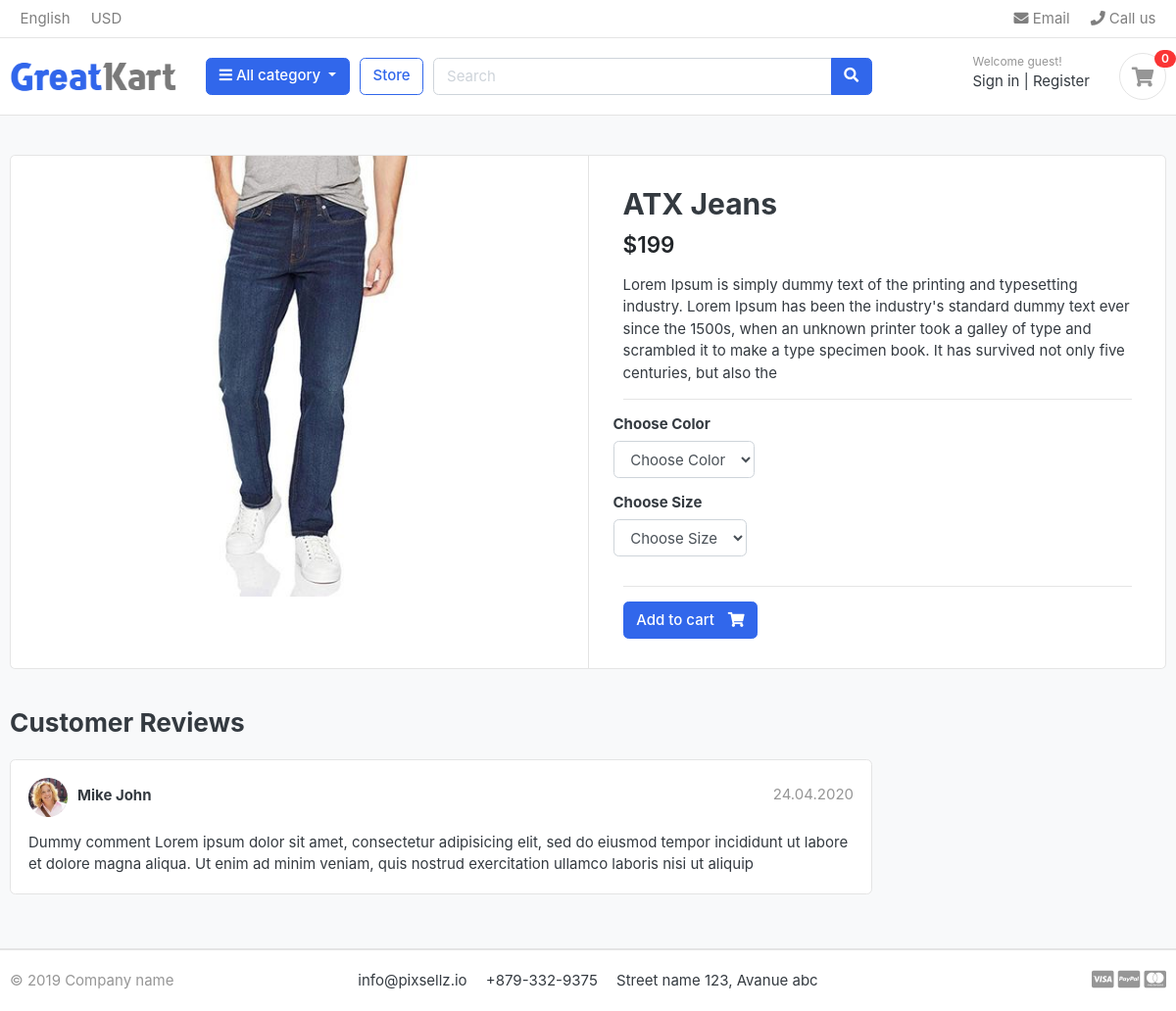
The app's page /store/category/jeans/atx-jeans with its own data.
### store/models.py (models this page shows, shortened)
class Product(models.Model):
    product_name = models.CharField(max_length=50,unique=True)
    slug = models.SlugField(unique=True)
    product_description = models.TextField(max_length=300,blank=True)
    price = models.IntegerField()
    image = models.ImageField(upload_to='Images/products')
    stock = models.IntegerField()
    is_available = models.BooleanField(default=True)
    category = models.ForeignKey(Category,on_delete=models.CASCADE,related_name='product')
    created_date = models.DateTimeField(auto_now_add=True)
    modified_date = models.DateTimeField(auto_now_add=True)

### store/views.py (the view)
# urls.py: path('category/<slug:slug1>/<slug:slug2>',views.product_details,name='product_details'),
def product_details(request,slug1,slug2):
    data = Product.objects.get(category__slug=slug1,slug=slug2)
    try:
        in_cart = CartItem.objects.filter(product=data,cart__cart_id=_cart_id(request)).exists()
    except:
        in_cart = False
    return render(request,"store/product_detail.html",{"product":data,'in_cart':in_cart})

### carts/context_processors.py (called while the page is built)
def counter(request):
    count = 0
    if 'admin' in request.path:
        return {}
    else:
        try:
            cart = Cart.objects.get(cart_id=_cart_id(request))
            cart_items = CartItem.objects.all()
            cart_items = cart_items.filter(cart=cart)
            for cart_item in cart_items:
                count += cart_item.quantity
        except:
            count = 0
        return {"count":count}

### carts/views.py (called while the page is built)
def _cart_id(request):
    cart_id = request.session.session_key
    if not cart_id:
        cart_id = request.session.create()
    return cart_id

### category/context_processors.py (called while the page is built)
def nav_links(request):
    categories = Category.objects.all()
    return {"categories":categories}

### store/models.py (called while the page is built)
    def colors(self):
        return super(VariationManager,self).filter(variation_cat='color',is_active=True)

    def sizes(self):
        return super(VariationManager,self).filter(variation_cat='size',is_active=True)

### templates/store/product_detail.html (shortened to what this page needs)
{% extends 'base.html' %}
{% load static %}
{% block content %}
<section class="section-content padding-y bg">
    <div class="container">
    <div class="card">
        <div class="row no-gutters">
            <aside class="col-md-6">
    <article class="gallery-wrap">
        <div class="img-big-wrap">
           <a href="#"><img src="{{product.image.url}}"></a>
        </div>
    </article>
            </aside>
            <main class="col-md-6 border-left">
    <form action="{% url 'add_cart' product.id %}" method="POST">
    <article class="content-body">
    <h2 class="title">{{product.product_name}}</h2>
    <div class="mb-3">
         <var class="price h4">${{product.price}}</var>
    </div>
    <p>{{product.product_description}}</p>
    <hr>
        <div class="row">
            <div class="item-option-select">
                <h6>Choose Color</h6>
               <select name="color"  class="form-control" required>
                <option value="" disabled selected>Choose Color</option>
               </select>
            </div>
        </div>
        <div class="row">
            <div class="item-option-select">
                <h6>Choose Size</h6>
               <select name="size"  class="form-control" required>
                <option value="" disabled selected>Choose Size</option>
               </select>
            </div>
        </div>
        <hr>
        {% if product.stock <= 0 %}
                <h5 class='text-danger'>Out of stock</h5>
        {% else %}
        <button type='submit' class="btn  btn-primary"> <span class="text">Add to cart</span> <i class="fas fa-shopping-cart"></i>  </button>
        {% endif %}
    </article>
</form>
            </main>
        </div>
    </div>
    <br>
    <div class="row">
                <div class="col-md-9">
        <header class="section-heading">
            <h3>Customer Reviews </h3>
        </header>
        <article class="box mb-3">
            <div class="icontext w-100">
                <img src="./images/avatars/avatar1.jpg" class="img-xs icon rounded-circle">
                <div class="text">
                    <span class="date text-muted float-md-right">24.04.2020 </span>
                    <h6 class="mb-1">Mike John </h6>
                </div>
            </div>
            <div class="mt-3">
                <p>
                    Dummy comment Lorem ipsum dolor sit amet, consectetur adipisicing elit, sed do eiusmod
                    tempor incididunt ut labore et dolore magna aliqua. Ut enim ad minim veniam,
                    quis nostrud exercitation ullamco laboris nisi ut aliquip
                </p>
            </div>
        </article>
        </div>
    </div>
    </div>
    </section>
{% endblock %}

### greatkart/static/css/ui.css (style rules this page uses)
html { font-family: "Inter", sans-serif; font-size: 15px; }
.content-body { flex: 1 1 auto; padding: 2rem 2.3rem; }
.img-xs, .img-sm, .img-md, .img-lg { -o-object-fit: cover; object-fit: cover; flex-shrink: 0; flex-grow: 0; }
.img-xs { width: 40px; height: 40px; }
.padding-y { padding-top: 40px; padding-bottom: 40px; }
var { font-style: normal; }
article:after, .form-group:after { display: block; clear: both; content: ""; }
.bg { background-color: #f8f9fa; }
.section-heading { margin-bottom: 20px; margin-top: 15px; }
p:last-child { margin-bottom: 0; }
.btn .text + i { margin-left: 10px; }
.icontext { display: inline-flex; align-items: center; vertical-align: middle; }
.icontext .text { width: 100%; line-height: 1.2; }
.icontext .icon { position: relative; margin-right: 10px; flex-shrink: 0; flex-grow: 0; }
.price { font-weight: 600; color: #212529; }
.box { padding: 18px; background: #fff; border-radius: 0.37rem; border: 1px solid #e4e4e4; }
.box img { max-width: 100%; }
.gallery-wrap .img-big-wrap { margin-bottom: 10px; border-radius: 0.37rem; overflow: hidden; background-color: #fff; }
.gallery-wrap .img-big-wrap a { text-align: center; display: block; }
.gallery-wrap .img-big-wrap img { height: 450px; width: auto; display: inline-block; }
.item-option-select { margin-bottom: 1rem; display: inline-block; margin-right: 15px; }

### records on screen
Product: image (picture), product_name "ATX Jeans", price "199", product_description "Lorem Ipsum is simply dummy text of the printing and typesetting industry. Lorem Ipsum has been the industry's standard dummy text ever since the 1500s, when an unknown printer took a galley of type and scrambled it to make a type specimen book. It has survived not only five centuries, but also the"

### other values on screen
{{ count }} "0"
